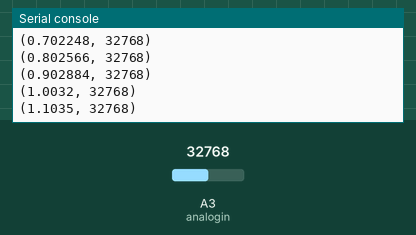
A program run on a simulated CircuitPython board. Parts: the last lines printed to the serial console. The test bench sets the inputs (shaded band); at power-on: A3 (analogin) = 32768 (analog values on the 0–65535 scale).

Above: at 1.2 s.
1.3 s: A3 (analogin) set to 45874
At 1.31 s:
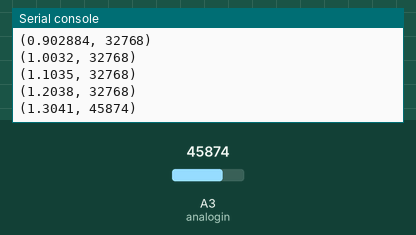
2.8 s: A3 (analogin) set to 57670
At 2.81 s:
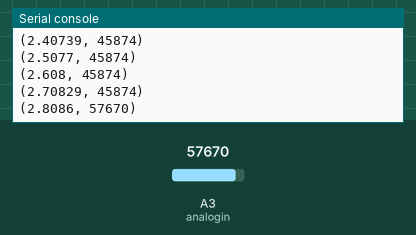
Timing chart, 0 to 5.8 s (numbered marks = the images above; inputs shaded):
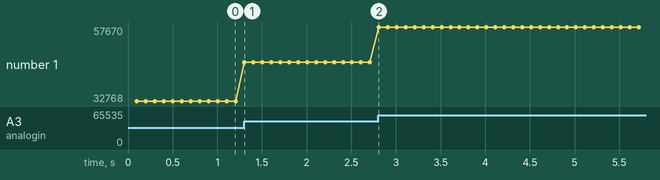

Measured:
- after the input at 1.3 s, the serial console: prints a new line at once (image 1)
- plotted number 1: 32768 → 45874 after the input at 1.3 s

The program:

analog_read.py
```python
import time
import board
from analogio import AnalogIn

analogin = AnalogIn(board.A3)

def getVoltage(pin):  # helper
    return (pin.value)

bootuptime = time.monotonic()
while True:
    time_elapsed = time.monotonic() - bootuptime
    val = getVoltage(analogin)
    print((time_elapsed,val))
    time.sleep(0.1)
```
